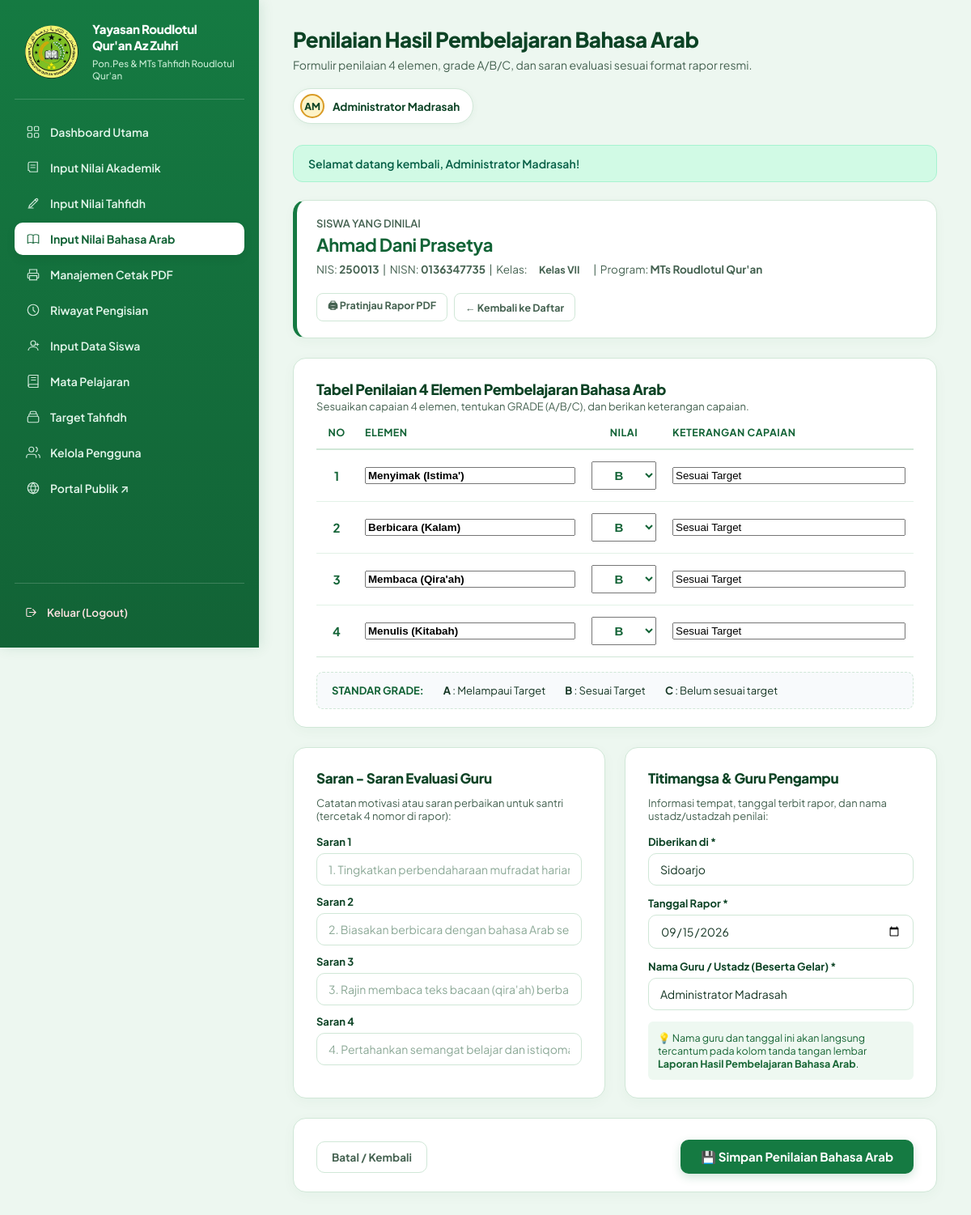
Screenshot of /staff/bahasa_arab/input.php?student_id=2&semester=2&school_year=2025/2026 (signed in) with the database file from the repository.
### tables this page shows
CREATE TABLE IF NOT EXISTS `students` (
    `id` INT UNSIGNED AUTO_INCREMENT PRIMARY KEY,
    `nis` VARCHAR(30) NOT NULL UNIQUE,
    `nisn` VARCHAR(20) NOT NULL UNIQUE,
    `nama` VARCHAR(150) NOT NULL,
    `jenis_kelamin` ENUM('L', 'P') NOT NULL,
    `tempat_lahir` VARCHAR(100) NOT NULL,
    `tanggal_lahir` DATE NOT NULL,
    `agama` VARCHAR(30) NOT NULL DEFAULT 'ISLAM',
    `anak_ke` TINYINT UNSIGNED NULL,
    `status_keluarga` VARCHAR(50) NULL,
    `alamat` TEXT NOT NULL,
    `kelas` VARCHAR(30) NOT NULL,
    `tanggal_diterima` DATE NULL,
    `sekolah_asal` VARCHAR(150) NULL,
    `alamat_sekolah_asal` TEXT NULL,
    `created_at` TIMESTAMP NOT NULL DEFAULT CURRENT_TIMESTAMP,
    `updated_at` TIMESTAMP NOT NULL DEFAULT CURRENT_TIMESTAMP ON UPDATE CURRENT_TIMESTAMP,
    INDEX `idx_students_nama` (`nama`),
    INDEX `idx_students_kelas` (`kelas`)
);

### includes/fungsi.php (called while the page is built, shortened)
<?php
function e(?string $value): string
{
    return htmlspecialchars($value ?? '', ENT_QUOTES, 'UTF-8');
}
function base_url(string $path = ''): string
{
    static $baseUrl = null;
    if ($baseUrl === null) {
        $docRoot = $_SERVER['DOCUMENT_ROOT'] ?? '';
        $rootDir = str_replace('\\', '/', realpath(__DIR__ . '/..') ?: '');
        $docRootDir = str_replace('\\', '/', realpath($docRoot) ?: '');
        if ($rootDir !== '' && $docRootDir !== '' && str_starts_with($rootDir, $docRootDir)) {
            $subPath = substr($rootDir, strlen($docRootDir));
            $baseUrl = rtrim($subPath, '/');
        } else {
            $baseUrl = '';
        }
    }
    $cleanPath = '/' . ltrim($path, '/');
    return ($path === '' || $path === '/') ? ($baseUrl ?: '/') : ($baseUrl . $cleanPath);
}

### includes/auth.php (called while the page is built, shortened)
<?php
require_once __DIR__ . '/fungsi.php';
function current_user(): ?array
{
    return $_SESSION['user'] ?? null;
}

### staff/bahasa_arab/input.php (the view, shortened to what this page needs)
<?php
require_once __DIR__ . '/../../config/koneksi.php';
require_once __DIR__ . '/../../includes/fungsi.php';
require_once __DIR__ . '/../../includes/auth.php';
$studentId = filter_input(INPUT_GET, 'student_id', FILTER_VALIDATE_INT);
$stmt = $pdo->prepare("SELECT * FROM students WHERE id = :id LIMIT 1");
$stmt->execute(['id' => $studentId]);
$student = $stmt->fetch();
$semester = (int)($_GET['semester'] ?? 2);
$schoolYear = trim($_GET['school_year'] ?? '2025/2026');
$user = current_user();
$defaultTeacherName = $user['nama_lengkap'] ?? 'Ustadz Pengampu Bahasa Arab';
$stmtCat = $pdo->query("SELECT nama_kategori FROM arabic_categories ORDER BY urutan ASC, id ASC");
$masterCategories = $stmtCat->fetchAll(PDO::FETCH_COLUMN) ?: [
    'Menyimak (Istima\')',
    'Berbicara (Kalam)',
    'Membaca (Qira\'ah)',
    'Menulis (Kitabah)',
];
$stmtGrades = $pdo->prepare("SELECT element, score, predikat, description, urutan FROM arabic_grades WHERE student_id = :sid AND semester = :sem AND school_year = :sy ORDER BY urutan ASC, id ASC");
$stmtGrades->execute(['sid' => $studentId, 'sem' => $semester, 'sy' => $schoolYear]);
$savedGrades = $stmtGrades->fetchAll();
$stmtNotes = $pdo->prepare("SELECT * FROM arabic_notes WHERE student_id = :sid AND semester = :sem AND school_year = :sy LIMIT 1");
$stmtNotes->execute(['sid' => $studentId, 'sem' => $semester, 'sy' => $schoolYear]);
$savedNotes = $stmtNotes->fetch() ?: [];
$rowsData = [];
for ($i = 0; $i < 4; $i++) {
    if (isset($savedGrades[$i])) {
        $rowsData[$i] = [
            'element' => $savedGrades[$i]['element'],
            'score' => $savedGrades[$i]['score'] !== null ? (float)$savedGrades[$i]['score'] : null,
            'predikat' => strtoupper((string)($savedGrades[$i]['predikat'] ?? 'B')),
            'description' => (string)($savedGrades[$i]['description'] ?? ''),
        ];
    } else {
        $defaultElem = $masterCategories[$i] ?? ('Elemen ' . ($i + 1));
        $rowsData[$i] = [
            'element' => $defaultElem,
            'score' => 85,
            'predikat' => 'B',
            'description' => 'Sesuai Target',
        ];
    }
}
$saran1 = $savedNotes['saran_1'] ?? '';
$saran2 = $savedNotes['saran_2'] ?? '';
$saran3 = $savedNotes['saran_3'] ?? '';
$saran4 = $savedNotes['saran_4'] ?? '';
$diberikanDi = $savedNotes['diberikan_di'] ?? 'Sidoarjo';
$tanggalRapor = !empty($savedNotes['tanggal']) ? $savedNotes['tanggal'] : date('Y-m-d');
$namaGuru = $savedNotes['nama_guru'] ?? $defaultTeacherName;
require_once __DIR__ . '/../../includes/header.php';
?>
<div class="stat-card" style="margin-bottom: 24px; padding: 20px 24px; border-left: 5px solid var(--green-700);">
    <div style="display: flex; justify-content: space-between; align-items: center; flex-wrap: wrap; gap: 16px;">
        <div>
            <div style="font-size: 13px; color: var(--ink-soft); font-weight: 600; text-transform: uppercase;">Siswa yang Dinilai</div>
            <h2 style="margin: 4px 0 0; font-size: 22px; color: var(--green-800);"><?= e($student['nama']) ?></h2>
            <div style="font-size: 13.5px; color: var(--ink-soft); margin-top: 4px;">
                NIS: <strong><?= e($student['nis']) ?></strong> &nbsp;|&nbsp;
                NISN: <strong><?= e($student['nisn']) ?></strong> &nbsp;|&nbsp;
                Kelas: <span class="badge badge-primary">Kelas <?= e($student['kelas']) ?></span> &nbsp;|&nbsp;
                Program: <strong>MTs Roudlotul Qur'an</strong>
            </div>
        </div>
        <div style="display: flex; gap: 8px;">
            <a href="<?= e(base_url('/staff/rapor/cetak.php?student_id=' . $studentId . '&semester=' . $semester . '&school_year=' . urlencode($schoolYear))) ?>" target="_blank" class="btn btn-ghost btn-sm">
                🖨 Pratinjau Rapor PDF
            </a>
            <a href="<?= e(base_url('/staff/bahasa_arab/index.php')) ?>" class="btn btn-ghost btn-sm">
                ← Kembali ke Daftar
            </a>
        </div>
    </div>
</div>
<form method="POST" action="">
    <div class="panel-card" style="margin-bottom: 24px;">
        <div class="panel-head" style="margin-bottom: 16px;">
            <div>
                <h2 style="font-size: 18px;">Tabel Penilaian 4 Elemen Pembelajaran Bahasa Arab</h2>
                <p class="section-hint" style="margin: 2px 0 0;">Sesuaikan capaian 4 elemen, tentukan GRADE (A/B/C), dan berikan keterangan capaian.</p>
            </div>
        </div>
        <div class="table-responsive">
            <table class="table" style="width: 100%; border-collapse: collapse;">
                <thead>
                    <tr style="background: var(--surface-soft); border-bottom: 2px solid var(--line);">
                        <th style="width: 50px; text-align: center;">NO</th>
                        <th style="width: 280px;">Elemen</th>
                        <th style="width: 100px; text-align: center;">Nilai</th>
                        <th>Keterangan Capaian</th>
                    </tr>
                </thead>
                <tbody>
                    <?php for ($i = 0; $i < 4; $i++): ?>
                        <?php
                        $row = $rowsData[$i];
                        $pred = $row['predikat'];
                        ?>
                        <tr style="border-bottom: 1px solid var(--line);">
                            <td style="text-align: center; font-weight: 700; font-size: 15px; color: var(--green-800);">
                                <?= $i + 1 ?>
                            </td>
                            <td>
                                <input type="text" name="elements[]" value="<?= e($row['element']) ?>" required
                                       placeholder="Nama Elemen Pembelajaran" style="width: 100%; font-weight: 600;">
                            </td>
                            <td style="text-align: center;">
                                <select name="predikats[]" id="predikat_<?= $i ?>" onchange="updateKeterangan(<?= $i ?>, this.value)"
                                        style="width: 100%; font-weight: 800; font-size: 15px; text-align: center; color: var(--green-800); padding: 7px 10px;">
                                    <option value="B" <?= $pred === 'B' ? 'selected' : '' ?>>B</option>
                                </select>
                            </td>
                            <td>
                                <input type="text" name="descriptions[]" id="desc_<?= $i ?>" value="<?= e($row['description']) ?>"
                                       placeholder="Contoh: Sesuai Target / Melampaui Target" style="width: 100%;">
                            </td>
                        </tr>
                    <?php endfor; ?>
                </tbody>
            </table>
        </div>
        <div style="margin-top: 18px; padding: 14px 18px; background: #f8fafc; border-radius: 8px; border: 1px dashed var(--line); display: flex; gap: 24px; flex-wrap: wrap; font-size: 13px;">
            <div style="font-weight: 700; color: var(--green-800);">STANDAR GRADE:</div>
            <div><strong>A</strong> : Melampaui Target</div>
            <div><strong>B</strong> : Sesuai Target</div>
            <div><strong>C</strong> : Belum sesuai target</div>
        </div>
    </div>
    <div style="display: grid; grid-template-columns: 1fr 1fr; gap: 24px; margin-bottom: 24px;">
        <div class="panel-card" style="margin-bottom: 0;">
            <div class="panel-head" style="margin-bottom: 12px;">
                <h2 style="font-size: 17px;">Saran - Saran Evaluasi Guru</h2>
            </div>
            <p class="section-hint" style="margin-bottom: 16px;">Catatan motivasi atau saran perbaikan untuk santri (tercetak 4 nomor di rapor):</p>
            <div class="field" style="margin-bottom: 12px;">
                <label style="font-size: 13px;">Saran 1</label>
                <input type="text" name="saran_1" value="<?= e($saran1) ?>" placeholder="1. Tingkatkan perbendaharaan mufradat harian.">
            </div>
            <div class="field" style="margin-bottom: 12px;">
                <label style="font-size: 13px;">Saran 2</label>
                <input type="text" name="saran_2" value="<?= e($saran2) ?>" placeholder="2. Biasakan berbicara dengan bahasa Arab sederhana.">
            </div>
            <div class="field" style="margin-bottom: 12px;">
                <label style="font-size: 13px;">Saran 3</label>
                <input type="text" name="saran_3" value="<?= e($saran3) ?>" placeholder="3. Rajin membaca teks bacaan (qira'ah) berbahasa Arab.">
            </div>
            <div class="field" style="margin-bottom: 12px;">
                <label style="font-size: 13px;">Saran 4</label>
                <input type="text" name="saran_4" value="<?= e($saran4) ?>" placeholder="4. Pertahankan semangat belajar dan istiqomah.">
            </div>
        </div>
        <div class="panel-card" style="margin-bottom: 0;">
            <div class="panel-head" style="margin-bottom: 12px;">
                <h2 style="font-size: 17px;">Titimangsa &amp; Guru Pengampu</h2>
            </div>
            <p class="section-hint" style="margin-bottom: 16px;">Informasi tempat, tanggal terbit rapor, dan nama ustadz/ustadzah penilai:</p>
            <div class="field" style="margin-bottom: 14px;">
                <label style="font-size: 13px;">Diberikan di *</label>
                <input type="text" name="diberikan_di" value="<?= e($diberikanDi) ?>" required placeholder="Contoh: Sidoarjo">
            </div>
            <div class="field" style="margin-bottom: 14px;">
                <label style="font-size: 13px;">Tanggal Rapor *</label>
                <input type="date" name="tanggal" value="<?= e($tanggalRapor) ?>" required>
            </div>
            <div class="field" style="margin-bottom: 14px;">
                <label style="font-size: 13px;">Nama Guru / Ustadz (Beserta Gelar) *</label>
                <input type="text" name="nama_guru" value="<?= e($namaGuru) ?>" required placeholder="Contoh: Ustadz Ahmad, S.Pd.I">
            </div>
            <div style="background: #eef8f1; padding: 12px; border-radius: 6px; font-size: 12.5px; color: #166534; margin-top: 10px;">
                💡 Nama guru dan tanggal ini akan langsung tercantum pada kolom tanda tangan lembar <strong>Laporan Hasil Pembelajaran Bahasa Arab</strong>.
            </div>
        </div>
    </div>
    <div class="panel-card" style="display: flex; justify-content: space-between; align-items: center; flex-wrap: wrap; gap: 12px;">
        <a href="<?= e(base_url('/staff/bahasa_arab/index.php')) ?>" class="btn btn-ghost">Batal / Kembali</a>
        <button type="submit" class="btn btn-primary" style="padding: 10px 24px; font-size: 15px;">
            💾 Simpan Penilaian Bahasa Arab
        </button>
    </div>
</form>
<?php require_once __DIR__ . '/../../includes/footer.php'; ?>

### assets/css/desainstaff.css (style rules this page uses)
:root { --green-900: #0C4325; --green-800: #126336; --green-700: #157A42; --green-600: #1E8E4F; --green-500: #27AE60; --gold-500: #D99B26; --gold-400: #EAB308; --gold-100: #FEF3C7; --gold-50: #FFFBEB; --paper: #EDF7F0; --card: #FFFFFF; --ink: #143523; --ink-soft: #456251; --line: #D0E7D7; --line-soft: #E2F2E7; --rose-500: #DC2626; --rose-100: #FEE2E2; --amber-500: #D97706; --amber-100: #FEF3C7; --blue-500: #2563EB; --blue-100: #DBEAFE; }
* { box-sizing: border-box; }
body { margin: 0; font-family: 'Plus Jakarta Sans', -apple-system, BlinkMacSystemFont, 'Segoe UI', Roboto, sans-serif; background-color: var(--paper); color: var(--ink); min-height: 100vh; -webkit-font-smoothing: antialiased; }
h1, h2, h3, .brand-name { font-family: 'Plus Jakarta Sans', sans-serif; font-weight: 700; letter-spacing: -0.02em; }
.stat-card { background: var(--card); border: 1px solid var(--line); border-radius: 16px; padding: 22px 24px; box-shadow: 0 4px 14px rgba(18, 99, 54, 0.04); }
.panel-card, .card, .data-section { background: var(--card); border: 1px solid var(--line); border-radius: 16px; padding: 26px 28px 22px; box-shadow: 0 4px 16px rgba(18, 99, 54, 0.04); margin-bottom: 24px; }
.panel-head, .data-header { display: flex; align-items: center; justify-content: space-between; gap: 16px; flex-wrap: wrap; margin-bottom: 20px; }
.panel-head h2, .data-header h2 { font-size: 18px; font-weight: 800; color: var(--green-900); margin: 0; }
.section-hint { font-size: 13px; color: var(--ink-soft); margin: 0 0 22px; }
.btn, .action-btn { font-family: 'Plus Jakarta Sans', sans-serif; font-size: 13.5px; font-weight: 700; padding: 10px 18px; border-radius: 10px; border: 1px solid transparent; cursor: pointer; display: inline-flex; align-items: center; justify-content: center; gap: 8px; white-space: nowrap; text-decoration: none; transition: opacity 0.15s ease, background 0.15s ease, transform 0.1s ease, box-shadow 0.15s ease; }
.btn-ghost, .btn-secondary, .btn-cancel { background: #FFFFFF; border: 1px solid var(--line); color: var(--ink-soft); }
.btn-primary, .btn-add, .btn-save { background: var(--green-700); color: #FFFFFF; border: 1px solid transparent; box-shadow: 0 4px 12px rgba(21, 122, 66, 0.2); }
.btn-sm, .action-btn { padding: 6px 13px; font-size: 12.5px; border-radius: 8px; }
.table-responsive { overflow-x: auto; width: 100%; }
table { width: 100%; border-collapse: collapse; }
thead th { text-align: left; font-size: 12.5px; color: var(--green-800); font-weight: 700; padding: 0 10px 12px; border-bottom: 2px solid var(--line); text-transform: uppercase; letter-spacing: 0.5px; }
tbody td { padding: 14px 10px; border-bottom: 1px solid var(--line-soft); font-size: 14px; vertical-align: middle; }
tbody tr:last-child td { border-bottom: none; }
.badge { display: inline-flex; align-items: center; gap: 6px; font-size: 12.5px; font-weight: 700; padding: 5px 12px; border-radius: 99px; }
.field { display: flex; flex-direction: column; gap: 6px; }
.field label { font-size: 13.5px; font-weight: 700; color: var(--green-900); }
.field input, .field select, .field textarea { font-family: 'Plus Jakarta Sans', sans-serif; font-size: 14px; color: var(--ink); border: 1px solid var(--line); border-radius: 10px; padding: 10px 14px; background: #FFFFFF; outline: none; transition: border-color 0.15s ease, box-shadow 0.15s ease; width: 100%; }
.field input::placeholder, .field textarea::placeholder { color: #8BA896; }

### rows the page displays
students: nama "Ahmad Dani Prasetya", nis "250013", nisn "0136347735", kelas "VII"

### other values shown
$contentTitle "Penilaian Hasil Pembelajaran Bahasa Arab"
$contentSubtitle "Formulir penilaian 4 elemen, grade A/B/C, dan saran evaluasi sesuai format rapor resmi."
$avatarInitials "AM"
$user['nama_lengkap'] "Administrator Madrasah"
$flash['message'] "Selamat datang kembali, Administrator Madrasah!"
